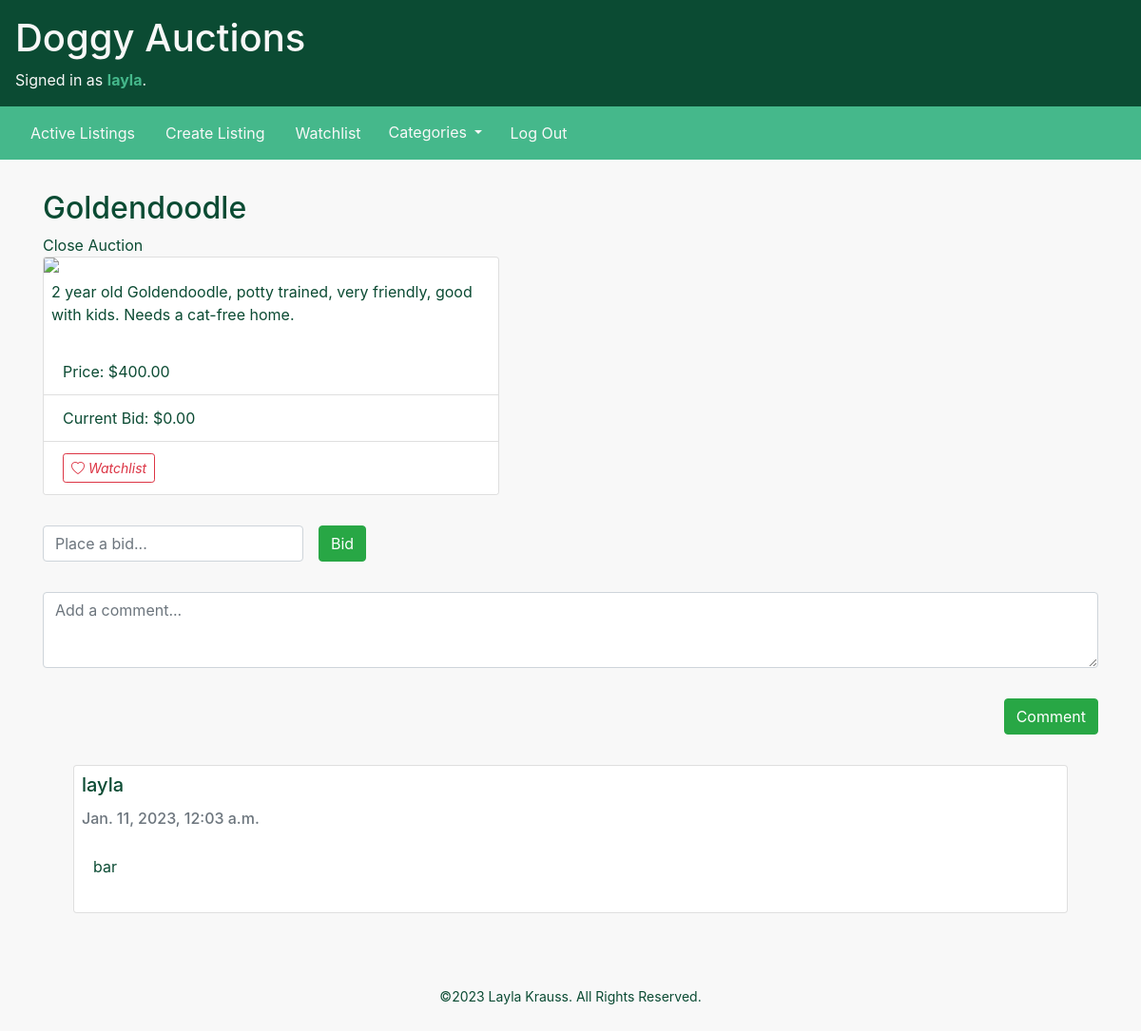
/listing/3 (signed in), run on the app's committed database.
### auctions/models.py (models this page shows, shortened)
class User(AbstractUser):
    watched_listings = models.ManyToManyField("Listing", blank=True, related_name="watched_by")

class Listing(models.Model):
    title = models.CharField(max_length=64)
    description = models.CharField(max_length=160)
    img_path = models.CharField(max_length=1024)
    price = models.DecimalField(max_digits=7, decimal_places=2)
    created_at = models.DateTimeField(default=datetime.now, blank=True)
    user = models.ForeignKey("User", on_delete=models.CASCADE, related_name="listings")
    winner = models.ForeignKey("User", on_delete=models.CASCADE, blank=True, null=True, related_name="listings_won")
    category = models.ForeignKey("Category", on_delete=models.CASCADE, related_name="listings")
    status = models.IntegerField(default=0) # 0 is open, 1 is closed

class Bid(models.Model):
    amount = models.DecimalField(max_digits=7, decimal_places=2)
    listing = models.ForeignKey("Listing", on_delete=models.CASCADE, related_name="bids")
    user = models.ForeignKey("User", on_delete=models.CASCADE, related_name="bids")

class Comment(models.Model):
    text = models.CharField(max_length=1024, blank=True)
    listing = models.ForeignKey("Listing", on_delete=models.CASCADE, related_name="comments")
    user = models.ForeignKey("User", on_delete=models.CASCADE, related_name="comments")
    created_at = models.DateTimeField(default=datetime.now, blank=True)

### auctions/views.py (the view)
# urls.py: path("listing/<id>", views.listing, name="listing"),
def listing(request, id):
    try:
        listing = Listing.objects.get(pk=id)
    except Listing.DoesNotExist:
            return render(request, "auctions/404.html", status=404)
    if request.method == "POST":
        if listing.watched_by.filter(id=request.user.id).exists():
            listing.watched_by.remove(request.user)
        else:
            listing.watched_by.add(request.user)
        return redirect("watchlist")
    max_bid = listing.bids.order_by('-amount').first() # SELECT * FROM bids WHERE listing = id ORDER BY amount DESC LIMIT 1
    comments = listing.comments.order_by('-created_at') # SELECT * FROM comments WHERE listing = id ORDER BY created_at DESC
    return render(request, "auctions/listing.html", {
        "listing": listing,
        "bid_form": NewBidForm(),
        "max_bid": max_bid,
        "comment_form": NewCommentForm(),
        "comments": comments,
    })

### auctions/views.py
class NewBidForm(forms.Form):
    amount = forms.DecimalField(label="", widget=forms.TextInput(attrs={'placeholder' : 'Place a bid...', 'class' : 'form-control listing-control'}))

class NewCommentForm(forms.Form):
    text = forms.CharField(label="", widget=forms.Textarea(attrs={'placeholder': 'Add a comment...', 'class' : 'form-control form-comment'}))

### auctions/context_processors.py (called while the page is built)
def add_variable_to_context(request):
    return {
        'categories': Category.objects.all()
    }

### auctions/templates/auctions/listing.html (shortened to what this page needs)
{% extends "auctions/layout.html" %}
{% load humanize %}
{% block body %}
    <h2>{{ listing.title }}</h2>
    <div>
        {% if user.is_authenticated and listing.status == 0 %}
            {% if listing.user == user %}
                <a href="{% url 'close' id=listing.id %}">Close Auction</a>
            {% endif %}
        {% endif %}
        <div class="card listing">
            <img src="{{ listing.img_path }}" class="card-img-top">
            <p class="card-text p-2">{{ listing.description }}</p>
            <ul class="list-group list-group-flush">
                <li class="list-group-item">Price: ${{ listing.price|intcomma }}</li>
                <li class="list-group-item">Current Bid: ${{ max_bid.amount|intcomma }}</li>
                {% if user.is_authenticated and listing.status == 0 %}
                    <li class="list-group-item">
                        <form action="{% url 'listing' id=listing.id %}" method="post">
                            <button type="submit" name="add-to-watchlist" class="btn btn-sm btn-outline-danger"><i class="bi bi-heart"> Watchlist</i></button>
                        </form>
                    </li>
                {% endif %}
            </ul>
        </div>
        {% if user.is_authenticated and listing.status == 0 %}
        <form action="{% url 'bid' id=listing.id %}" method="post" class="form-inline">
                {{ bid_form }}
                <input type="submit" value="Bid" class="btn btn-success btns">
        </form>
        <form action="{% url 'comment' id=listing.id %}" method="post">
            {{ comment_form }}
                <div class="comment-btn">
                    <input type="submit" value="Comment" class="btn btn-success btns">
                </div>
        </form>
        {% endif %}
        {% for comment in comments %}
            <div class="card comment-card">
                <h5 class="card-title p-2">{{ comment.user }}</h5>
                <h6 class="card-subtitle px-2 mb-2 text-muted">{{ comment.created_at }}</h6>
                <p class="card-body">{{ comment.text }}</p>
            </div>
        {% endfor %}
    </div>
{% endblock %}

### auctions/templates/auctions/layout.html (shortened to what this page needs)
{% load static %}
<!DOCTYPE html>
<html lang="en">
    <head>
        <link rel="stylesheet" href="https://stackpath.bootstrapcdn.com/bootstrap/4.4.1/css/bootstrap.min.css">
        <link rel="stylesheet" href="https://cdn.jsdelivr.net/npm/bootstrap-icons@1.5.0/font/bootstrap-icons.css">
        <link href="{% static 'auctions/styles.css' %}" rel="stylesheet">
    </head>
    <body class="d-flex flex-column min-vh-100">
        <div class="header">
            <h1>Doggy Auctions</h1>
            <div>
                {% if user.is_authenticated %}
                    Signed in as <strong class="user">{{ user.username }}</strong>.
                {% else %}
                    Not signed in.
                {% endif %}
            </div>
        </div>
        <nav class="navbar sticky-top">
            <ul class="nav">
                <li class="nav-item">
                    <a class="nav-link" href="{% url 'index' %}">Active Listings</a>
                </li>
                {% if user.is_authenticated %}
                    <li class="nav-item">
                        <a class="nav-link" href="{% url 'create' %}">Create Listing</a>
                    </li>
                    <li class="nav-item">
                        <a class="nav-link" href="{% url 'watchlist' %}">Watchlist</a>
                    </li>
                    <li class="nav-item">
                        <div class="dropdown">
                            <button class="btn btn-link dropdown-toggle" type="button" id="dropdownMenuButton" data-toggle="dropdown" aria-haspopup="true" aria-expanded="false">
                                Categories
                            </button>
                        </div>
                    </li>
                    <li class="nav-item">
                        <a class="nav-link" href="{% url 'logout' %}">Log Out</a>
                    </li>
                {% endif %}
            </ul>
        </nav>
        <div class="container">
            {% block body %}
            {% endblock %}
        </div>
        <footer class="mt-auto">©2023 Layla Krauss. All Rights Reserved.
        </footer>
    </body>
</html>

### auctions/static/auctions/styles.css (style rules this page uses)
:root { --light-green: #45B88B; --dark-green: #0B4B33; --light-text: #f8f8f8; }
body { color: var(--dark-green); background-color: var(--light-text); }
img { width: 20rem; }
nav { background-color: var(--light-green); }
.navbar { margin-bottom: 2rem; }
.nav-link { color: var(--light-text) }
.header { background-color: var(--dark-green); padding: 1em; color: var(--light-text) }
.user { color: var(--light-green); }
a { color: var(--dark-green); }
.btn-link { color: var(--light-text) }
.listing { max-width: 30rem; }
.comment-card { margin: 2rem; }
textarea.form-comment { height: 5rem; margin-bottom: 2rem; }
.comment-btn { display: flex; justify-content: flex-end; }
footer { display: flex; align-items: center; justify-content: center; height: 8em; font-size: 14px; }
.listing-control { width: auto; margin: 2rem 1rem 2rem 0; }

### data on the page
User: username "layla"
Listing: title "Goldendoodle", description "2 year old Goldendoodle, potty trained, very friendly, good with kids. Needs a cat-free home.", price "400.00"
Bid: amount "0.00"
Comment: user "layla", created_at "Jan. 11, 2023, 12:03 a.m.", text "bar"
